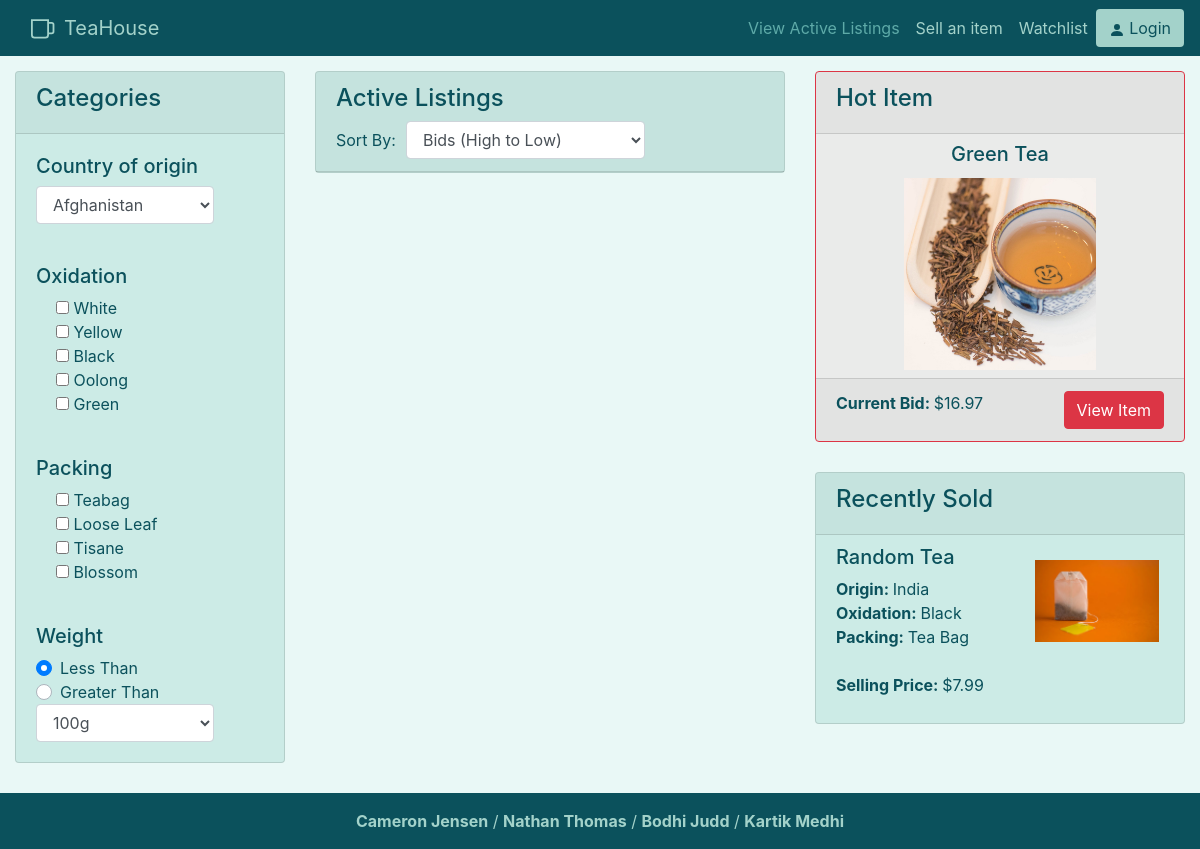
Before: / with the older database file.
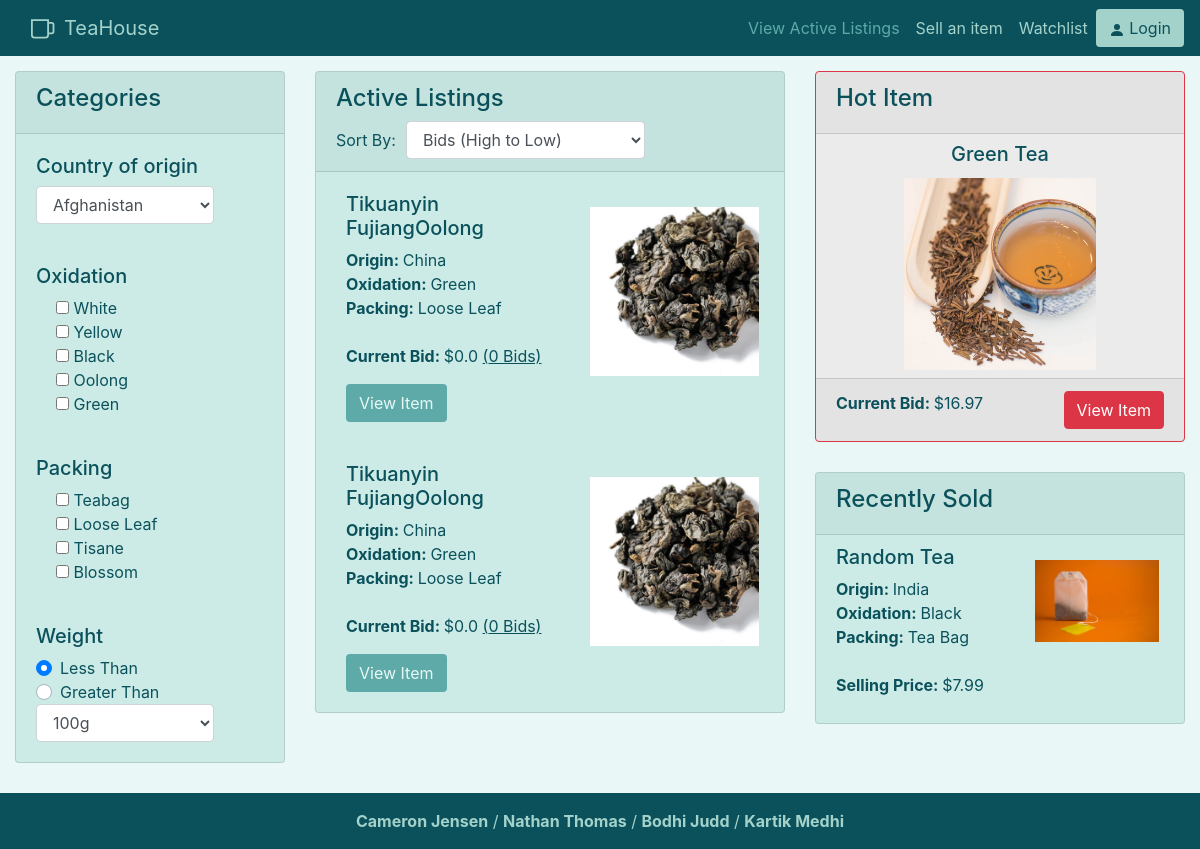
After: the same page with the newer database file.
### auction/models.py (models this page shows)
class auctionListing(db.Model):
    __tablename__ = 'auctionListing'
    __table_args__ = {'extend_existing': True}
    id = db.Column(db.Integer, primary_key=True)
    user_id = db.Column(db.Integer, db.ForeignKey('users.id'), nullable=False)
    start_time = db.Column(db.DateTime, default=datetime.now(), nullable=False)
    end_time = db.Column(db.DateTime, nullable=False)
    starting_bid = db.Column(db.Float, nullable=False) #make 0 minimum
    current_bid = db.Column(db.Float, nullable=False) #same as above
    photos_url = db.Column(db.String())
    description = db.Column(db.String(255))
    weight = db.Column(db.Float, nullable=False)
    title = db.Column(db.String(100), nullable=False)
    tea_name = db.Column(db.String(60), nullable=False)
    origin_country = db.Column(db.String(60), nullable=False)
    oxidation = db.Column(db.String(60), nullable=False)
    packing = db.Column(db.String(60), nullable=False)
    bid_status = db.Column(db.Integer, nullable=False)
    highest_bid = db.Column(db.Float, nullable=False)
    total_bids = db.Column(db.Integer, nullable=False)

### auction/views.py (the view)
@bp.route('/')
def index():
    auctionItems = auctionListing.query.all()
    return render_template('index.html', items = auctionItems)

### auction/templates/index.html (shortened to what this page needs)
{% extends 'base.html' %}
{% block content %}
    <div style="margin:auto;padding-top:15px" class="row">
        <div class="col-lg-3">
            <div class="card">
                <div class="card-header">
                    <h4>Categories</h4>
                </div>
                <div id="categories" class="row">
                    <div class="col-lg-10">
                        <article class="card-group-item">
                            <div class="card-body">
                                <h5>Country of origin</h5>
                                <select id="originInput" name="originInput" class="form-control">
                                    <option value="1">Afghanistan</option>
                                </select>
                            </div>
                        </article>
                    </div>
                    <div class="col-lg-10">
                        <article class="card-group-item">
                            <div class="card-body">
                                <h5>Oxidation</h5>
                                <div class="formCheck">
                                    <input type="checkbox" id="WhiteFilter">
                                    <label class="form-check-label" for="WhiteFilter">White</label>
                                </div>
                                <div class="formCheck">
                                    <input type="checkbox" id="YellowFilter">
                                    <label class="form-check-label" for="YellowFilter">Yellow</label>
                                </div>
                                <div class="formCheck">
                                    <input type="checkbox" id="BlackFilter">
                                    <label class="form-check-label" for="BlackFilter">Black</label>
                                </div>
                                <div class="formCheck">
                                    <input type="checkbox" id="OolongFilter">
                                    <label class="form-check-label" for="OolongFilter">Oolong</label>
                                </div>
                                <div class="formCheck">
                                    <input type="checkbox" id="GreenFilter">
                                    <label class="form-check-label" for="GreenFilter">Green</label>
                                </div>
                            </div>
                        </article>
                    </div>
                    <div class="col-lg-10">
                        <article class="card-group-item">
                            <div class="card-body">
                                <h5>Packing</h5>
                                <div class="formCheck">
                                    <input type="checkbox" id="bagFilter">
                                    <label class="form-check-label" for="bagFilter">Teabag</label>
                                </div>
                                <div class="formCheck">
                                    <input type="checkbox" id="looseFilter">
                                    <label class="form-check-label" for="looseFilter">Loose Leaf</label>
                                </div>
                                <div class="formCheck">
                                    <input type="checkbox" id="TisaneFilter">
                                    <label class="form-check-label" for="TisaneFilter">Tisane</label>
                                </div>
                                <div class="formCheck">
                                    <input type="checkbox" id="BlossomFilter">
                                    <label class="form-check-label" for="BlossomFilter">Blossom</label>
                                </div>
                            </div>
                        </article>
                    </div>
                    <div class="col-lg-10">
                        <article class="card-group-item">
                            <div class="card-body">
                                <h5>Weight</h5>
                                <div class="custom-control custom-radio">
                                    <label class="custom-control-label" for="customRadio1">Less Than</label>
                                </div>
                                <div class="custom-control custom-radio">
                                    <label class="custom-control-label" for="customRadio2">Greater Than</label>
                                </div>
                                <select class="form-control">
                                    <option>100g</option>
                                </select>
                            </div>
                        </article>
                    </div>
                </div>
            </div>
            <div style="height: 30px;"></div>
        </div>
        <div class="col-lg-5">
            <div class="listing card">
                <div class="card-header">
                    <h4>Active Listings </h4>
                    <form class="form-inline">
                        <label style="padding-right:10px;" for="sortBy">Sort By:</label>
                        <select style="width: auto" id="sortBy" name="sortBy" class="form-control">
                            <option value="1">Bids (High to Low)</option>
                        </select>
                    </form>
                </div>
                {% for item in items %}
                <div class="card-block listed-item">
                    <div class="row">
                        <div class="col">
                            <h5>{{item.title}}</h5>
                            <p><strong>Origin: </strong>{{item.origin_country}}<br>
                                <strong>Oxidation: </strong>{{item.oxidation}}<br>
                                <strong>Packing: </strong>{{item.packing}}<br><br>
                                <strong>Current Bid: </strong>${{item.current_bid}} <u>({{item.total_bids}} Bids)</u>
                            </p>
                            <a href="/tea/{{item.id}}" class="btn btn-default item-btn">View Item</a>
                        </div>
                        <div class="col">
                            <img class="product-img" src="{{item.photos_url}}">
                        </div>
                    </div>
                </div>
                {% endfor %}
            </div>
            <div style="height: 30px;"></div>
        </div>
        <div class="col-sm">
            <div class="hot card border-danger">
                <div class="card-header">
                    <h4>Hot Item</h4>
                </div>
                <h5 class="hot-title card-title">Green Tea</h5>
                <img src="/static/image/green.jpg" class="card-img-bottom" alt="Loose leaf tea">
                <div class="card-footer">
                    <span><b>Current Bid: </b>$16.97 </span><a href="/tea/1" class="hotbtn btn btn-danger">View
                        Item</a>
                </div>
            </div>
            <div style="height: 30px;"></div>
            <div class="recent card">
                <div class="card-header">
                    <h4>Recently Sold</h4>
                </div>
                <div class="card-block recent-item">
                    <div class="row">
                        <div class="col-6">
                            <h5>Random Tea</h5>
                            <p><strong>Origin: </strong>India<br>
                                <strong>Oxidation: </strong>Black<br>
                                <strong>Packing: </strong>Tea Bag<br><br>
                                <strong>Selling Price: </strong>$7.99
                            </p>
                        </div>
                        <div class="col">
                            <img class="product-img recent-img" src="/static/image/teabag.jpg">
                        </div>
                    </div>
                </div>
            </div>
        </div>
    </div>
{% endblock %}

### auction/templates/base.html (shortened to what this page needs)
<!doctype html>
<html lang="en">
<head>
    <link rel="stylesheet" href="https://stackpath.bootstrapcdn.com/bootstrap/4.5.2/css/bootstrap.min.css"
>
    <link rel="stylesheet" href="{{ url_for('static', filename='css/style.css') }}">
</head>
<body>
    <nav class="navbar sticky-top navbar-expand-lg navbar-custom">
        <img src="/static/image/teacup.svg">
        <a class="navbar-brand" href="/">TeaHouse</a>
        <div class="collapse navbar-collapse" id="navbarSupportedContent">
            <ul class="navbar-nav ml-auto">
                <li class="nav-item active">
                    <a class="nav-link" href="/">View Active Listings<span class="sr-only">(current)</span></a>
                </li>
                <li class="nav-item">
                    <a class="nav-link" href="/tea/sell">Sell an item</a>
                </li>
                <li class="nav-item">
                    <a class="nav-link" href="/watchlist">Watchlist</a>
                </li>
            </ul>
            {% if current_user.is_authenticated %}
            <a href="/logout" class="btn btn-default"><span><svg width="1em" height="1em" viewBox="0 0 16 16"
                class="bi bi-person-fill" fill="var(--dark)" xmlns="http://www.w3.org/2000/svg">
                <path fill-rule="evenodd"
                    d="M3 14s-1 0-1-1 1-4 6-4 6 3 6 4-1 1-1 1H3zm5-6a3 3 0 1 0 0-6 3 3 0 0 0 0 6z" />
            </svg></span> Logout
            {% else %}
            <a href="/login" class="btn btn-default"><span><svg width="1em" height="1em" viewBox="0 0 16 16"
                class="bi bi-person-fill" fill="var(--dark)" xmlns="http://www.w3.org/2000/svg">
                <path fill-rule="evenodd"
                    d="M3 14s-1 0-1-1 1-4 6-4 6 3 6 4-1 1-1 1H3zm5-6a3 3 0 1 0 0-6 3 3 0 0 0 0 6z" />
            </svg></span> Login
            {% endif %}
            </a>
        </div>
    </nav>
    {% block content %}
    {% endblock %}
    <footer class="footer">
        <div class="footbar text-center py-3"><b>Cameron Jensen</b> / <b>Nathan Thomas</b> / <b>Bodhi Judd</b> / <b>Kartik Medhi</b>
        </div>
    </footer>
</body>
</html>

### auction/static/css/style.css (style rules this page uses)
:root { --main: #5eaaa8; --light: #a3d2ca; --cardcol: #ccebe6; --dark: #0b515c; --darker: #03323a; --beige: #e8ded2; --lighter: #e9f8f6; }
body { background-color: var(--lighter); }
.btn-default { background-color: var(--light); color: var(--dark); }
.item-btn { background-color: var(--main) !important; color: var(--lighter) !important; }
.navbar-custom { background-color: var(--dark); }
.navbar-custom .navbar-brand, .navbar-custom .navbar-text ,.nav-link { color: var(--light); }
.navbar-custom .nav-item.active .nav-link, .navbar-custom .nav-item:hover .nav-link { color: var(--main); }
.formCheck { padding-left: 20px; }
.card { background-color: var(--cardcol); color: var(--dark); }
.card-img-bottom { height: 200px; object-fit: contain; padding-bottom: 8px }
.product-img { max-height:200px; max-width:100%; min-height: 91px; height:auto; width:auto; display: block; margin: auto; object-fit: cover; padding: 15px;; }
.recent-img { max-height:150px; }
.listed-item { padding: 20px 10px 20px 30px; min-height: 240px; }
.recent-item { padding: 10px 10px 10px 20px; min-height: 170px; }
.hot { background-color: rgba(253, 0, 0, 0.05); }
.hot-title { text-align: center; padding-top: 8px }
.hotbtn { float: right; }
.footbar { background-color: var(--dark); color: var(--light); }
p,h3 { color: var(--dark) }

Changed rows visible on the page:
added auctionListing: title "Tikuanyin FujiangOolong", origin_country "China", oxidation "Green", packing "Loose Leaf", current_bid "0.0", total_bids "0", photos_url (picture)
added auctionListing: title "Tikuanyin FujiangOolong", origin_country "China", oxidation "Green", packing "Loose Leaf", current_bid "0.0", total_bids "0", photos_url (picture)
